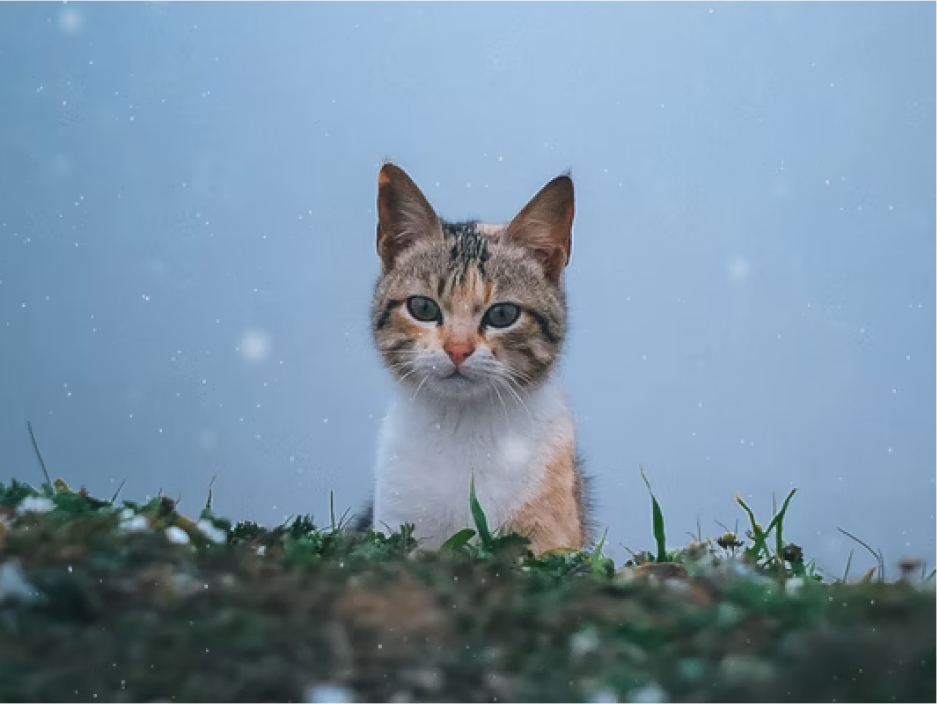
#> input picture freq/image.jpeg, 937 x 704 px
$ jupyter execute fft.ipynb
#> lines starting #> are read from the running program, lines starting #| are printed output that depends on the picture; after the words box and inside, x2 and y2 are one past the last pixel; in counts of white or black regions, pixels touching at a corner belong together
[cell 1]
import numpy as np
import cv2
import matplotlib.pyplot as plt

# Load the image in grayscale
image = cv2.imread('image.jpeg', cv2.IMREAD_GRAYSCALE)
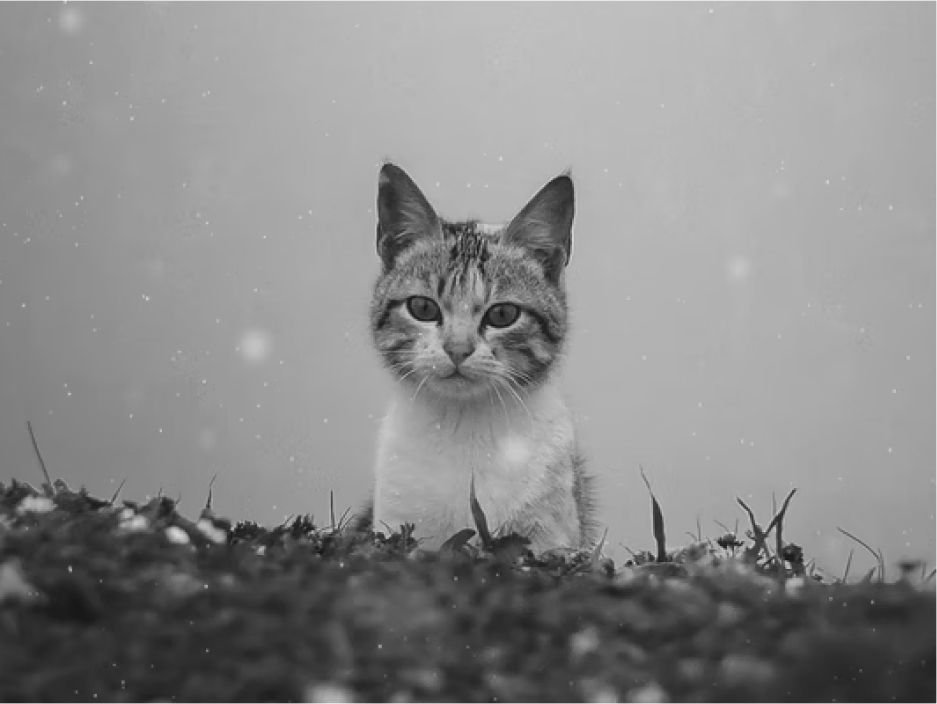
#> image: shape (704, 937); min 18, max 244, mean 138.7

# Step 1: Perform Fourier Transform to move to the frequency domain
dft = np.fft.fft2(image)
dft_shift = np.fft.fftshift(dft)  # Shift the zero frequency component to the center
magnitude_spectrum = 20 * np.log(np.abs(dft_shift))
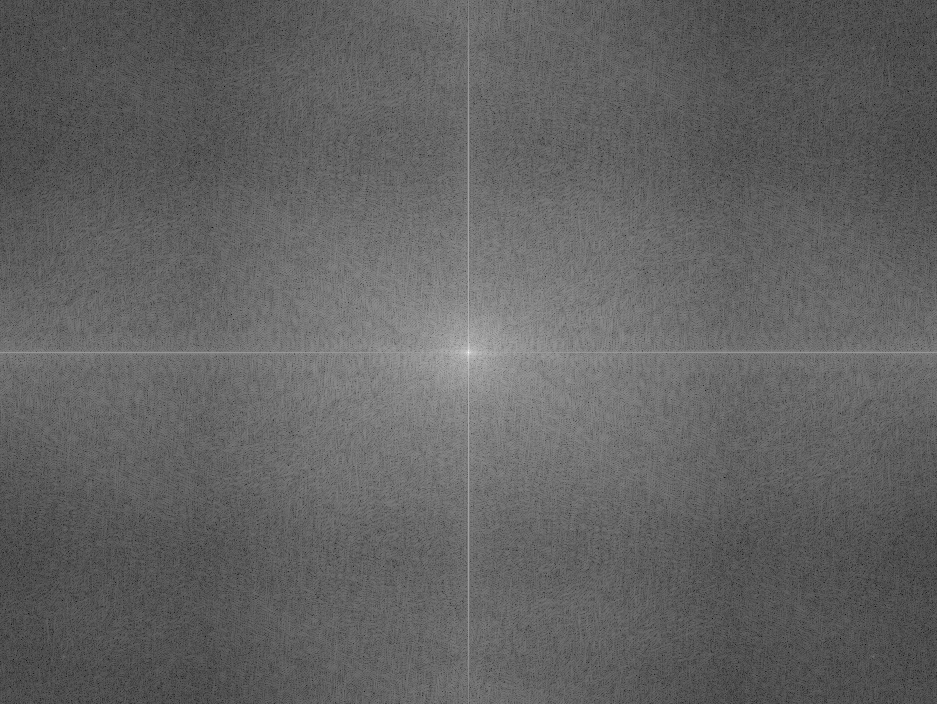
#> magnitude_spectrum: shape (704, 937) float64; min 5.01, max 366.6, mean 145.1; drawn with min black and max white

# Step 2: Create a Low-Pass Filter (circular mask)
rows, cols = image.shape
#> rows = 704; cols = 937
crow, ccol = rows // 2, cols // 2  # Center of the frequency spectrum
#> crow = 352; ccol = 468

# Create a mask with a circular low-pass region
mask = np.zeros((rows, cols), dtype=np.uint8)
radius = 50  # Adjust this for stronger or weaker filtering
cv2.circle(mask, (ccol, crow), radius, 1, thickness=-1)  # Filled circle
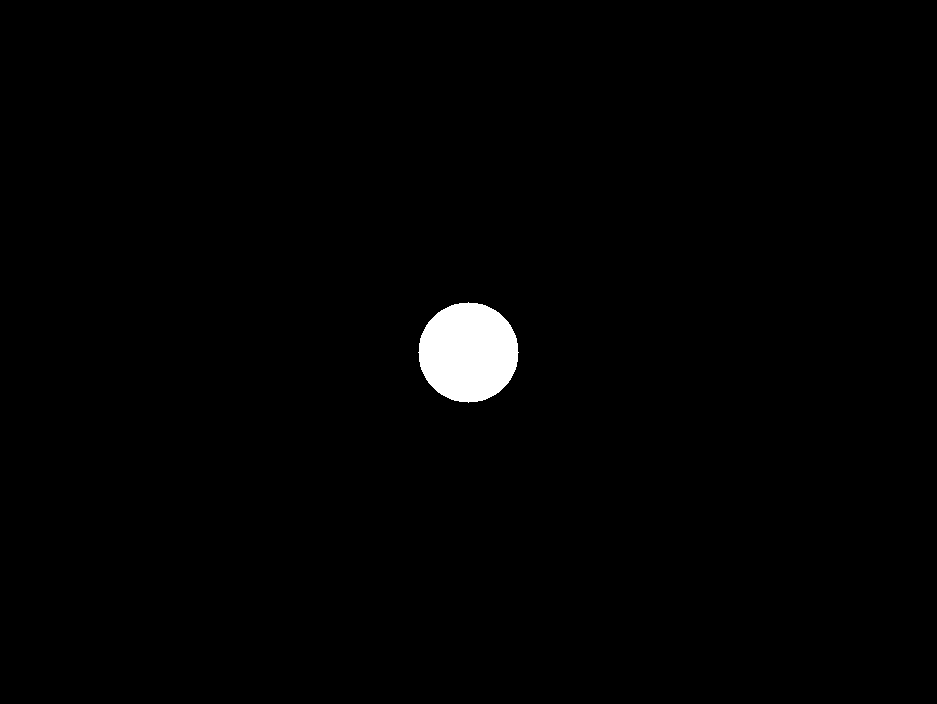
#> mask: shape (704, 937); values 0 (black) and 1 (white), 1.2% white; 1 white region, box (x1, y1, x2, y2) and area: (418, 302, 519, 403) 7845

# Apply the mask to the frequency domain
filtered_dft = dft_shift * mask

# Step 3: Perform Inverse Fourier Transform to go back to spatial domain
dft_filtered_shift = np.fft.ifftshift(filtered_dft)  # Shift back
filtered_image = np.fft.ifft2(dft_filtered_shift)  # Inverse Fourier Transform
filtered_image = np.abs(filtered_image)  # Take the magnitude (real part)

# Step 4: Display the results
plt.figure(figsize=(12, 8))

plt.subplot(231), plt.title('Original Image'), plt.axis('off')
plt.imshow(image, cmap='gray')

plt.subplot(232), plt.title('Magnitude Spectrum'), plt.axis('off')
plt.imshow(magnitude_spectrum, cmap='gray')

plt.subplot(233), plt.title('Low-Pass Mask'), plt.axis('off')
plt.imshow(mask, cmap='gray')

plt.subplot(234), plt.title('Filtered Frequency Spectrum'), plt.axis('off')
plt.imshow(20 * np.log(np.abs(filtered_dft) + 1), cmap='gray')

plt.subplot(235), plt.title('Filtered Image'), plt.axis('off')
plt.imshow(filtered_image, cmap='gray')

plt.tight_layout()
plt.show()
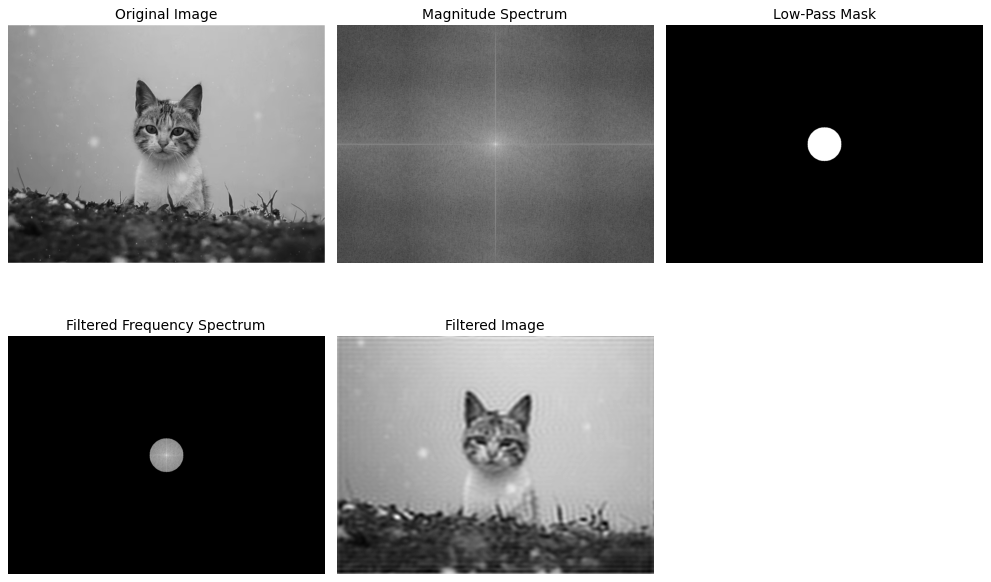
#> figure drawn by matplotlib, 5 panels

[cell 2]
dft.shape
#> Out = (704, 937)
